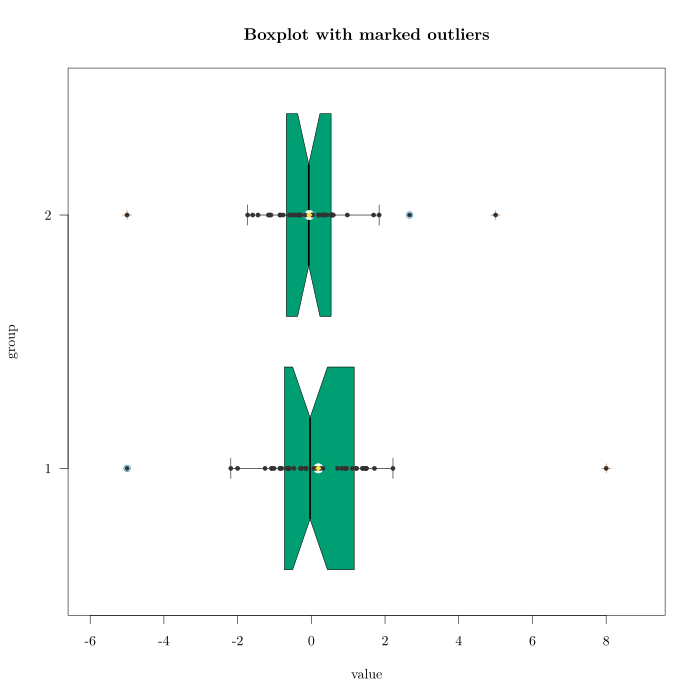

Source code (R):
if(!is.null(dev.list())) dev.off()
graphics.off()

# delete every variable
remove(list = ls())

#tikz_path = '/home/user/R/demoBoxplot/tikz/'
#tikz_filename = 'demoBoxplot.tex'

#dir.create(file.path(tikz_path), showWarnings = FALSE)
#tizeTEX_path_and_filename = paste(tikz_path, tikz_filename)

#require(tikzDevice)
#tikz(tizeTEX_path_and_filename, standAlone = TRUE, width=5, height=5)

N = 40
set.seed(5)
y = rnorm(N)
y[N-0] <- -5
y[N-1] <- 8
x <- c(1:N)*0 + 1

set.seed(50)
z <- rnorm(N)
z[N-0] <- -5
z[N-1] <- 5

groups = cbind(x,x+1)
data = cbind(y,z)

boxplot(data~groups,
        outline = FALSE,
        horizontal = TRUE,
        notch = TRUE,
        varwidth = TRUE,
        staplewex = 0.1,
        ylab = 'group',
        xaxt="n",
        yaxt="n",
        xlim = c(0.5, 2.5),
        ylim = c(-6,9),
        whisklty = 1,
        col = rgb(0, 158, 115, max=255),
        main='Boxplot with marked outliers'
)
axis(1, at=seq(-6,8,2),labels=seq(-6,8,2), col.axis="black", las=1)
axis(2, at=seq(1,2,1),labels=seq(1,2,1), col.axis="black", las=2)

# show the mean value as white filled circle
for (inx in 1:2) {
        points(mean(data[1:40,inx]), inx, pch=19, cex=1.5, col = 'white')
}

bp = boxplot(data~groups, plot=FALSE)

# Calculate the the difference between the lower (bp$stats[2]) and 
# upper hinge (bp$stats[2]) to determine the IQR. Doing that for every 
# outlier (through bp$group) is an elegant method to avoid using a loop.
# Note that group here is a return value of boxplot that contains the 
# corresponding group of all outliers.
df = cbind(bp$stats[2,bp$group], bp$stats[4,bp$group])
IQR <- apply(df, 1, function(x) diff(range(x)))

# To differently mark the outliers we just need to know which of them
# are beyond 3 IQR, the others are obviously within 1.5 and 3 IQR.
          #bp$out > abs(bp$stats[4,bp$group])+3*IQR | abs(bp$out) > abs(bp$stats[2,bp$group])+3*IQR
extreme <- bp$out > abs(bp$stats[4,bp$group])+3*IQR | abs(bp$out) > abs(bp$stats[2,bp$group])+3*IQR

# using blue circles for mild outliers and a red cross for extreme outliers
points(bp$out, bp$group, 
       pch=ifelse(extreme, 3, 1), 
       col=ifelse(extreme, rgb(213,94,0, max=255), rgb(0,114,178, max=255)), 
       cex=1.25
)

# show all data points, reverse call as result of horizontal bar plot
points(groups~data, pch = 20, cex = 1, col = rgb(50,50,50, max=255))

# lines to show all positions of the stats and conf matrix of boxplot
# idx can be 0 to max(number of groups) while 0 disables that function
idx = 0
abline(v = bp$stats[1,idx], col=rgb(50,50,50, max=255), lwd=1, lty='solid')
abline(v = bp$stats[2,idx], col=rgb(50,50,50, max=255), lwd=1, lty='solid')
abline(v = bp$stats[3,idx], col=rgb(50,50,50, max=255), lwd=1, lty='solid')
abline(v = bp$stats[4,idx], col=rgb(50,50,50, max=255), lwd=1, lty='solid')
abline(v = bp$stats[5,idx], col=rgb(50,50,50, max=255), lwd=1, lty='solid')
abline(v = bp$conf[1,idx], col=rgb(50,50,50, max=255), lwd=1, lty='solid')
abline(v = bp$conf[2,idx], col=rgb(50,50,50, max=255), lwd=1, lty='solid')
 
#grid()
#dev.off()
